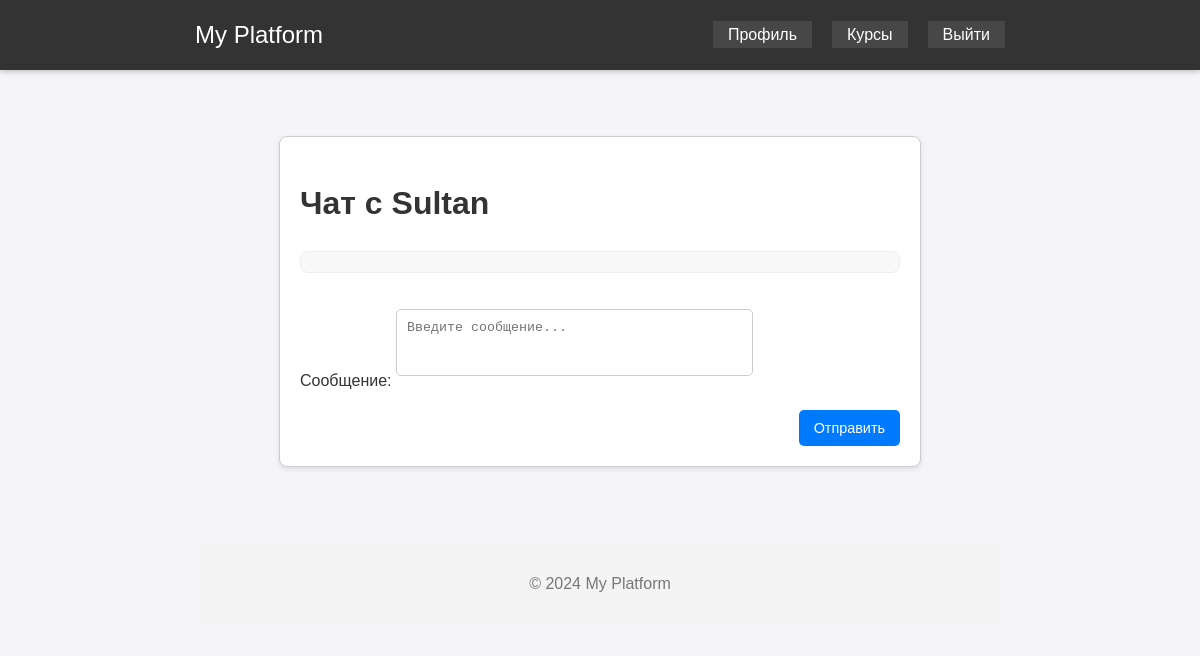
/chat/1/ (signed in), run on an earlier commit of the app's database.
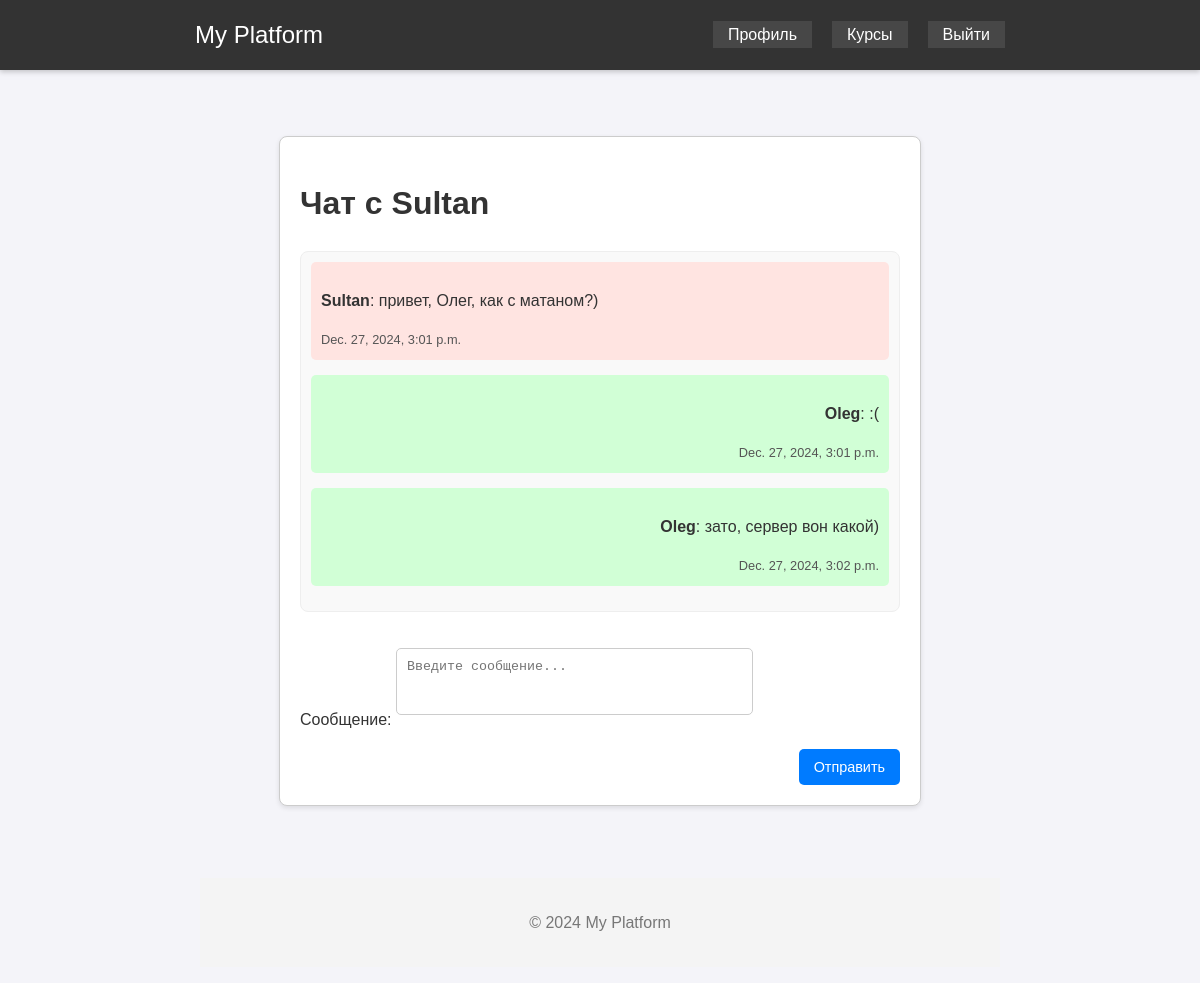
And on a later commit of the database.
### main/models.py (models this page shows, shortened)
class Messages(models.Model):
    sender = models.ForeignKey(Users, on_delete=models.CASCADE, default=None, related_name='sent_messages', )
    receiver = models.ForeignKey(Users, on_delete=models.CASCADE,default=None, related_name='received_messages')
    text = models.TextField()
    timestamp = models.DateTimeField(default=datetime.Now)
    class Meta:
        ordering = ['timestamp']  # для сортировки по времени

class Users(AbstractUser):
    STUDENT = 'S'
    TEACHER = 'T'
    ROLES = [
        (STUDENT, 'Student'),
        (TEACHER, 'Teacher'),
    ]
    role = models.CharField(choices=ROLES, max_length=1, default=STUDENT)

### main/views.py (the view)
# urls.py: path('chat/<int:user_id>/', chat_view, name='chat'),
@login_required
def chat_view(request, user_id):
    other_user = get_object_or_404(Users, id=user_id)
    if other_user == request.user:
        return redirect('profile')  # Перенаправить на профиль
    messages = Messages.objects.filter(
        sender__in=[request.user, other_user],
        receiver__in=[request.user, other_user]
    ).order_by('timestamp')
    if request.method == 'POST':
        form = MessageForm(request.POST)
        if form.is_valid():
            message = form.save(commit=False)
            message.sender = request.user
            message.receiver = other_user
            message.save()
            return redirect('chat', user_id=user_id)  # Обновляем страницу
    else:
        form = MessageForm()
    context = {
        'other_user': other_user,
        'messages': messages,
        'form': form,
    }
    return render(request, 'chat.html', context)

### main/forms.py
class MessageForm(forms.ModelForm):
    class Meta:
        model = Messages
        fields = ['text']
        labels = {
            'text': 'Сообщение',
        }
        widgets = {
            'text': forms.Textarea(attrs={
                'class': 'form-textarea',
                'rows': 3,
                'placeholder': 'Введите сообщение...'
            }),
        }
    def __init__(self, *args, **kwargs):
        sender = kwargs.pop('sender', None)  # Получаем отправителя из переданных параметров
        super().__init__(*args, **kwargs)
        if sender:
            self.fields['receiver'].queryset = Users.objects.exclude(id = sender.id)

### templates/chat.html (shortened to what this page needs)
{% extends "base.html" %}
{% block content %}
<div class="chat-container">
    <h1>Чат с {{ other_user.username }}</h1>
    <div class="messages">
        {% for message in messages %}
        <div class="message {% if message.sender == user %}sent{% else %}received{% endif %}">
            <p><strong>{{ message.sender.username }}</strong>: {{ message.text }}</p>
            <small>{{ message.timestamp }}</small>
        </div>
        {% endfor %}
    </div>
    <form method="post" class="message-form">
        {{ form.as_p }}
        <button type="submit" class="btn">Отправить</button>
    </form>
</div>
{% endblock %}

What changed in the data, as far as the page shows it:
added Messages: sender.username "Sultan", text "привет, Олег, как с матаном?)", timestamp "Dec. 27, 2024, 3:01 p.m."
added Messages: sender.username "Oleg", text ":(", timestamp "Dec. 27, 2024, 3:01 p.m."
added Messages: sender.username "Oleg", text "зато, сервер вон какой)", timestamp "Dec. 27, 2024, 3:02 p.m."
